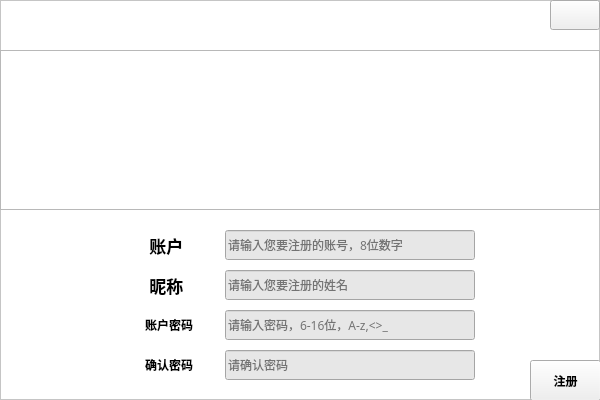
<?xml version="1.0" encoding="UTF-8"?>
<ui version="4.0">
 <class>Regmenu</class>
 <widget class="QWidget" name="Regmenu">
  <property name="geometry">
   <rect>
    <x>0</x>
    <y>0</y>
    <width>600</width>
    <height>400</height>
   </rect>
  </property>
  <property name="minimumSize">
   <size>
    <width>600</width>
    <height>400</height>
   </size>
  </property>
  <property name="maximumSize">
   <size>
    <width>600</width>
    <height>400</height>
   </size>
  </property>
  <property name="windowTitle">
   <string>Regmenu</string>
  </property>
  <widget class="QFrame" name="frame">
   <property name="geometry">
    <rect>
     <x>0</x>
     <y>0</y>
     <width>600</width>
     <height>400</height>
    </rect>
   </property>
   <property name="minimumSize">
    <size>
     <width>600</width>
     <height>400</height>
    </size>
   </property>
   <property name="maximumSize">
    <size>
     <width>600</width>
     <height>400</height>
    </size>
   </property>
   <property name="styleSheet">
    <string notr="true">#frame{background-color: rgb(255, 255, 255);}</string>
   </property>
   <property name="frameShape">
    <enum>QFrame::StyledPanel</enum>
   </property>
   <property name="frameShadow">
    <enum>QFrame::Raised</enum>
   </property>
   <widget class="QFrame" name="mainIMG">
    <property name="geometry">
     <rect>
      <x>0</x>
      <y>50</y>
      <width>600</width>
      <height>160</height>
     </rect>
    </property>
    <property name="minimumSize">
     <size>
      <width>600</width>
      <height>160</height>
     </size>
    </property>
    <property name="maximumSize">
     <size>
      <width>600</width>
      <height>150</height>
     </size>
    </property>
    <property name="styleSheet">
     <string notr="true">border-image: url(:/ThunderFighter/image/loginmenu_main_img.png);</string>
    </property>
    <property name="frameShape">
     <enum>QFrame::StyledPanel</enum>
    </property>
    <property name="frameShadow">
     <enum>QFrame::Raised</enum>
    </property>
   </widget>
   <widget class="QPushButton" name="CloseBtn">
    <property name="geometry">
     <rect>
      <x>550</x>
      <y>0</y>
      <width>50</width>
      <height>30</height>
     </rect>
    </property>
    <property name="minimumSize">
     <size>
      <width>50</width>
      <height>30</height>
     </size>
    </property>
    <property name="maximumSize">
     <size>
      <width>50</width>
      <height>30</height>
     </size>
    </property>
    <property name="styleSheet">
     <string notr="true">border-image: url(:/ThunderFighter/image/closeButton.png);</string>
    </property>
    <property name="text">
     <string/>
    </property>
   </widget>
   <widget class="QLineEdit" name="Nameline">
    <property name="geometry">
     <rect>
      <x>225</x>
      <y>270</y>
      <width>250</width>
      <height>30</height>
     </rect>
    </property>
    <property name="minimumSize">
     <size>
      <width>250</width>
      <height>30</height>
     </size>
    </property>
    <property name="maximumSize">
     <size>
      <width>250</width>
      <height>30</height>
     </size>
    </property>
    <property name="font">
     <font>
      <family>微软雅黑</family>
     </font>
    </property>
    <property name="styleSheet">
     <string notr="true">background-color: rgb(231, 231, 231);</string>
    </property>
    <property name="text">
     <string/>
    </property>
    <property name="echoMode">
     <enum>QLineEdit::Normal</enum>
    </property>
    <property name="placeholderText">
     <string>请输入您要注册的姓名</string>
    </property>
   </widget>
   <widget class="QLabel" name="nametext">
    <property name="geometry">
     <rect>
      <x>145</x>
      <y>270</y>
      <width>61</width>
      <height>30</height>
     </rect>
    </property>
    <property name="minimumSize">
     <size>
      <width>0</width>
      <height>0</height>
     </size>
    </property>
    <property name="maximumSize">
     <size>
      <width>114514</width>
      <height>114514</height>
     </size>
    </property>
    <property name="font">
     <font>
      <family>微软雅黑</family>
      <pointsize>13</pointsize>
      <weight>75</weight>
      <bold>true</bold>
     </font>
    </property>
    <property name="text">
     <string> 昵称</string>
    </property>
   </widget>
   <widget class="QLineEdit" name="Accline">
    <property name="geometry">
     <rect>
      <x>225</x>
      <y>230</y>
      <width>250</width>
      <height>30</height>
     </rect>
    </property>
    <property name="minimumSize">
     <size>
      <width>250</width>
      <height>30</height>
     </size>
    </property>
    <property name="maximumSize">
     <size>
      <width>250</width>
      <height>30</height>
     </size>
    </property>
    <property name="font">
     <font>
      <family>微软雅黑</family>
     </font>
    </property>
    <property name="styleSheet">
     <string notr="true">background-color: rgb(231, 231, 231);</string>
    </property>
    <property name="text">
     <string/>
    </property>
    <property name="placeholderText">
     <string>请输入您要注册的账号，8位数字</string>
    </property>
   </widget>
   <widget class="QLabel" name="Acctext">
    <property name="geometry">
     <rect>
      <x>145</x>
      <y>230</y>
      <width>51</width>
      <height>30</height>
     </rect>
    </property>
    <property name="minimumSize">
     <size>
      <width>0</width>
      <height>0</height>
     </size>
    </property>
    <property name="maximumSize">
     <size>
      <width>114514</width>
      <height>114514</height>
     </size>
    </property>
    <property name="font">
     <font>
      <family>微软雅黑</family>
      <pointsize>13</pointsize>
      <weight>75</weight>
      <bold>true</bold>
     </font>
    </property>
    <property name="text">
     <string> 账户</string>
    </property>
   </widget>
   <widget class="QLineEdit" name="Passline">
    <property name="geometry">
     <rect>
      <x>225</x>
      <y>310</y>
      <width>250</width>
      <height>30</height>
     </rect>
    </property>
    <property name="minimumSize">
     <size>
      <width>250</width>
      <height>30</height>
     </size>
    </property>
    <property name="maximumSize">
     <size>
      <width>250</width>
      <height>30</height>
     </size>
    </property>
    <property name="font">
     <font>
      <family>微软雅黑</family>
     </font>
    </property>
    <property name="styleSheet">
     <string notr="true">background-color: rgb(231, 231, 231);</string>
    </property>
    <property name="text">
     <string/>
    </property>
    <property name="echoMode">
     <enum>QLineEdit::PasswordEchoOnEdit</enum>
    </property>
    <property name="placeholderText">
     <string>请输入密码，6-16位，A-z,&lt;&gt;_</string>
    </property>
   </widget>
   <widget class="QLabel" name="passtext">
    <property name="geometry">
     <rect>
      <x>145</x>
      <y>310</y>
      <width>71</width>
      <height>30</height>
     </rect>
    </property>
    <property name="minimumSize">
     <size>
      <width>0</width>
      <height>0</height>
     </size>
    </property>
    <property name="maximumSize">
     <size>
      <width>114514</width>
      <height>114514</height>
     </size>
    </property>
    <property name="font">
     <font>
      <family>微软雅黑</family>
      <pointsize>9</pointsize>
      <weight>75</weight>
      <bold>true</bold>
     </font>
    </property>
    <property name="text">
     <string>账户密码</string>
    </property>
   </widget>
   <widget class="QLineEdit" name="Passline_c">
    <property name="geometry">
     <rect>
      <x>225</x>
      <y>350</y>
      <width>250</width>
      <height>30</height>
     </rect>
    </property>
    <property name="minimumSize">
     <size>
      <width>250</width>
      <height>30</height>
     </size>
    </property>
    <property name="maximumSize">
     <size>
      <width>250</width>
      <height>30</height>
     </size>
    </property>
    <property name="font">
     <font>
      <family>微软雅黑</family>
     </font>
    </property>
    <property name="styleSheet">
     <string notr="true">background-color: rgb(231, 231, 231);</string>
    </property>
    <property name="text">
     <string/>
    </property>
    <property name="echoMode">
     <enum>QLineEdit::Password</enum>
    </property>
    <property name="placeholderText">
     <string>请确认密码</string>
    </property>
   </widget>
   <widget class="QLabel" name="passtext_c">
    <property name="geometry">
     <rect>
      <x>145</x>
      <y>350</y>
      <width>71</width>
      <height>30</height>
     </rect>
    </property>
    <property name="minimumSize">
     <size>
      <width>0</width>
      <height>0</height>
     </size>
    </property>
    <property name="maximumSize">
     <size>
      <width>114514</width>
      <height>114514</height>
     </size>
    </property>
    <property name="font">
     <font>
      <family>微软雅黑</family>
      <pointsize>9</pointsize>
      <weight>75</weight>
      <bold>true</bold>
     </font>
    </property>
    <property name="text">
     <string>确认密码</string>
    </property>
   </widget>
   <widget class="QPushButton" name="RegBtn">
    <property name="geometry">
     <rect>
      <x>530</x>
      <y>360</y>
      <width>71</width>
      <height>41</height>
     </rect>
    </property>
    <property name="font">
     <font>
      <family>微软雅黑</family>
      <weight>75</weight>
      <bold>true</bold>
     </font>
    </property>
    <property name="text">
     <string>注册</string>
    </property>
   </widget>
  </widget>
 </widget>
 <layoutdefault spacing="6" margin="11"/>
 <resources>
  <include location="ThunderFighter.qrc"/>
 </resources>
 <connections/>
</ui>
